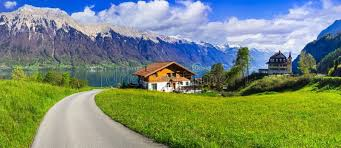
#> input picture Experiment 3/nature.jpg, 341 x 148 px, found by its file name
$ jupyter execute Experiment3.ipynb
#> lines starting #> are read from the running program, lines starting #| are printed output that depends on the picture
[cell 1]
import cv2
import numpy as np
import matplotlib.pyplot as plt

[cell 2]
img = cv2.imread("/content/drive/MyDrive/Image Processing Lab/nature.jpg", 0)
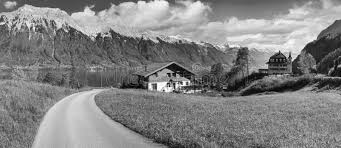
#> img: shape (148, 341); min 0, max 255, mean 130.9

[cell 3]
plt.imshow(img, cmap='gray')
plt.title("Original Image")
plt.axis('off')
plt.show()

[cell 4]
equalized_img = cv2.equalizeHist(img)
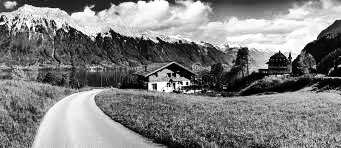
#> equalized_img: shape (148, 341); min 0, max 255, mean 128.2

[cell 5]
plt.imshow(equalized_img, cmap='gray')
plt.title("Histogram Equalized Image")
plt.axis('off')
plt.show()

[cell 6]
plt.figure(figsize=(12, 5))

plt.subplot(1, 2, 1)
plt.hist(img.ravel(), bins=256)
plt.title("Histogram of Original Image")

plt.subplot(1, 2, 2)
plt.hist(equalized_img.ravel(), bins=256)
plt.title("Histogram of Equalized Image")

plt.show()
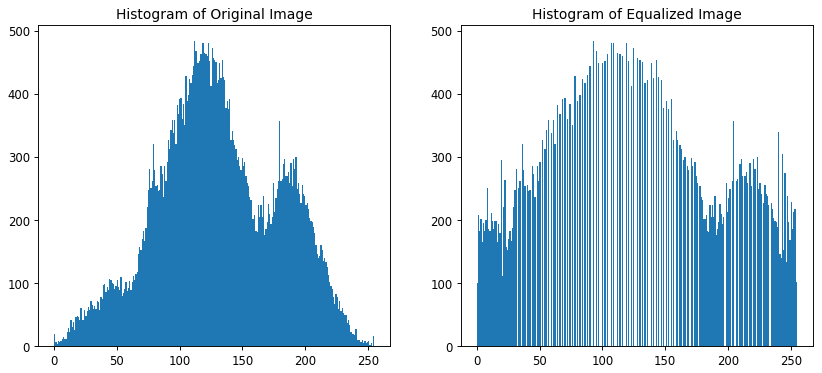
#> figure drawn by matplotlib, 2 panels; panel 1: tallest bar 484 high, from x = 111.6 to 112.6; panel 2: tallest bar 484 high, from x = 92.64 to 93.63

[cell 7]
#without using any inbuilt function
img_path = "/content/drive/MyDrive/Image Processing Lab/nature.jpg"
img = cv2.imread(img_path, 0)  # 0 = grayscale
plt.imshow(img, cmap='gray')
plt.title("Original Image")
plt.axis('off')
plt.show()

[cell 8]
# Initialize histogram
hist = np.zeros(256, dtype=int)

# Count pixel frequencies
for i in range(img.shape[0]):
    for j in range(img.shape[1]):
        hist[img[i, j]] += 1

[cell 9]
cdf = hist.cumsum()
#> cdf = 256 values from 19 to 50468
cdf_normalized = (cdf - cdf.min()) * 255 / (cdf.max() - cdf.min())
#> cdf_normalized = 256 values from 0 to 255
cdf_normalized = cdf_normalized.astype(np.uint8)

[cell 10]
equalized_img = np.zeros_like(img)

for i in range(img.shape[0]):
    for j in range(img.shape[1]):
        equalized_img[i, j] = cdf_normalized[img[i, j]]

[cell 11]
plt.figure(figsize=(10,5))

plt.subplot(1,2,1)
plt.imshow(img, cmap='gray')
plt.title("Original Image")
plt.axis('off')

plt.subplot(1,2,2)
plt.imshow(equalized_img, cmap='gray')
plt.title("Equalized Image")
plt.axis('off')

plt.show()
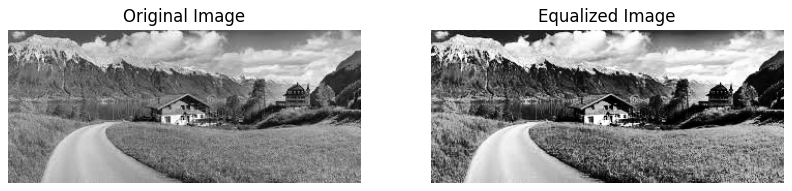
#> figure drawn by matplotlib, 2 panels

[cell 12]
plt.figure(figsize=(12,5))

plt.subplot(1,2,1)
plt.hist(img.ravel(), bins=256)
plt.title("Original Histogram")

plt.subplot(1,2,2)
plt.hist(equalized_img.ravel(), bins=256)
plt.title("Equalized Histogram")

plt.show()
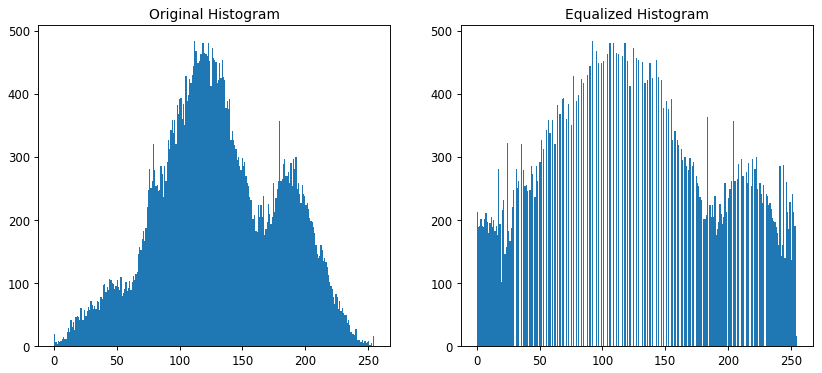
#> figure drawn by matplotlib, 2 panels; panel 1: tallest bar 484 high, from x = 111.6 to 112.6; panel 2: tallest bar 484 high, from x = 91.64 to 92.64
